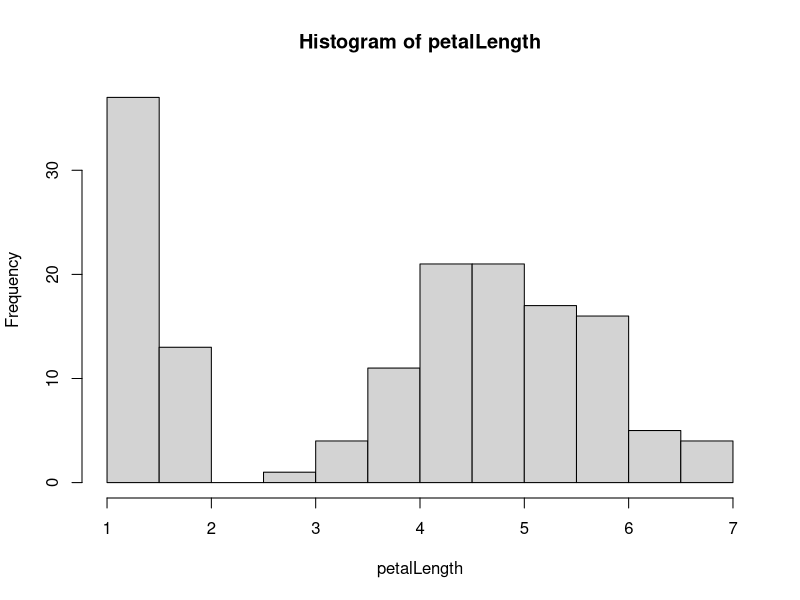
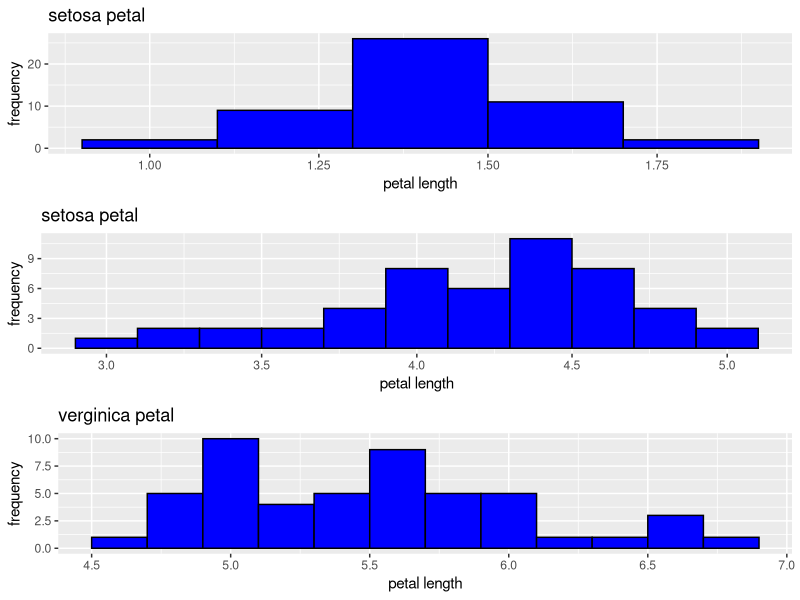
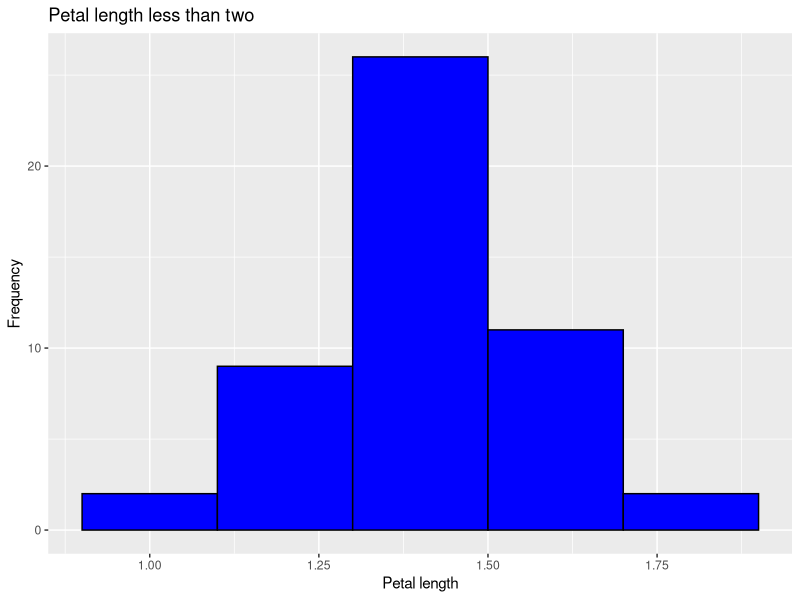
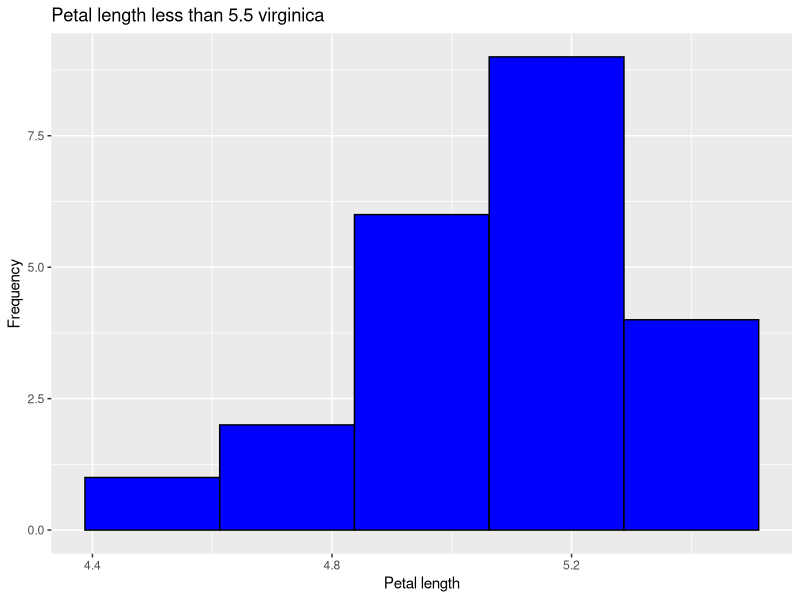

Recreate these plots in R, in order.
## ---- chunk 1
library(datasets)
## ---- chunk 2
head(iris)
## ---- chunk 3
petalLength <- iris$Petal.Length
hist(petalLength)
## ---- chunk 4
summary(petalLength)
## ---- chunk 5
library(gridExtra)
library(ggplot2)

setosa_data <- subset(iris, Species == "setosa")
versicolor_data <- subset(iris, Species == "versicolor")
virginica_data <- subset(iris, Species == "virginica")


histogramFormatting <- geom_histogram(binwidth = 0.2, fill = "blue", color = "black")


getFormattedHist <- function(data,column,histogram,title,xlabel,ylabel){
  plot <- ggplot(
    data = data,
    aes(x = {{ column }})
  ) +
  histogram +
  ggtitle(title) +
  xlab(xlabel) +
  ylab(ylabel)
  return(plot)
}

grid.arrange(
  
  getFormattedHist(
    setosa_data, 
    Petal.Length, 
    histogramFormatting, 
    "setosa petal", 
    "petal length", 
    "frequency"),
  
  getFormattedHist(
    versicolor_data, 
    Petal.Length, 
    histogramFormatting, 
    "setosa petal", 
    "petal length", 
    "frequency"),
  
  getFormattedHist(
    virginica_data, 
    Petal.Length, 
    histogramFormatting, 
    "verginica petal", 
    "petal length", 
    "frequency")
)

## ---- chunk 6
irisPetalLessThan2 = subset(iris, iris$Petal.Length < 2)


# Create a histogram using the custom function (getFormattedHist)
getFormattedHist(
  data = irisPetalLessThan2,
  column = Petal.Length,
  histogram = histogramFormatting,  # Assuming you have a function for histogram formatting
  title = "Petal length less than two",
  xlabel = "Petal length",
  ylabel = "Frequency"
)
## ---- chunk 7


condition <- 
  iris$Species == "virginica" & 
  iris$Petal.Length < 5.5
  
virginicaLessThan5 = subset(iris, condition)

histogramFormatting2 <- 
  geom_histogram(
    bins = 5,
    fill = "blue", 
    color = "black")

getFormattedHist(
  data = virginicaLessThan5,
  column = Petal.Length,
  histogram = histogramFormatting2,
  title = "Petal length less than 5.5 virginica",
  xlabel = "Petal length",
  ylabel = "Frequency"
)
